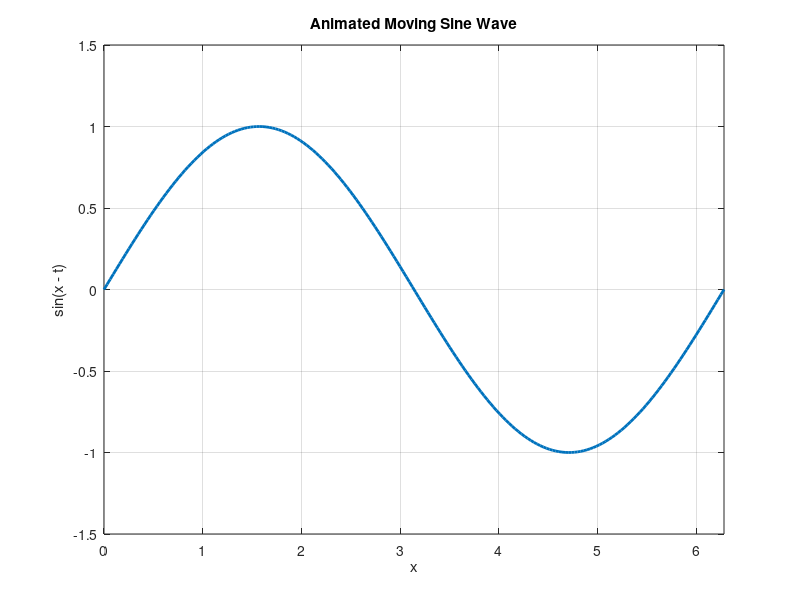

Write MATLAB code to recreate this figure. (Note: this script raises an error after producing the figure.)
clc; clear; close all;

% Parameters
x = linspace(0, 2*pi, 200);
y = sin(x);

% Create figure with fixed size
fig = figure('Position', [100 100 600 400]); % fixed window size
h = plot(x, y, 'LineWidth', 2);
axis([0 2*pi -1.5 1.5]);     % fix axis limits
axis manual;                 % prevents automatic rescaling
grid on;
title('Animated Moving Sine Wave');
xlabel('x');
ylabel('sin(x - t)');

% Prepare video writer
v = VideoWriter('sine_wave_stable.mp4', 'MPEG-4');
v.FrameRate = 30;
v.Quality = 100;
open(v);

% Animation loop
for t = 0:0.1:10
    y = sin(x - t);
    set(h, 'YData', y);
    drawnow;
    
    % Capture consistent frame size
    frame = getframe(fig);   % use fixed figure handle
    writeVideo(v, frame);
end

% Close video
close(v);
disp('Video saved as sine_wave_stable.mp4');
